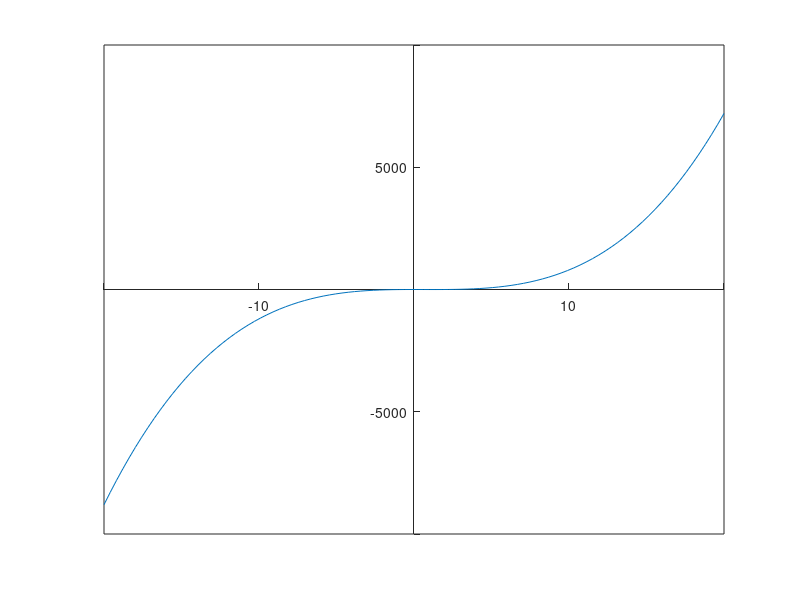

This figure's MATLAB source:
clc;
clear;

%% Change this...
c = 2;

f = @(x) x.^3 - c * x.^2;

x = linspace(-20, 20);

plot(x, f(x));

set(gca, "XAxisLocation", "origin", "YAxisLocation", "origin");
